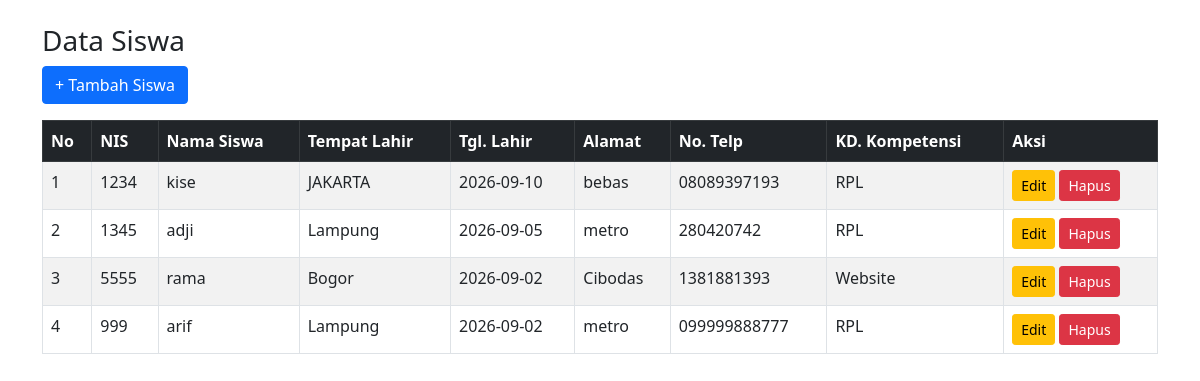
Screenshot of /siswa/index.php (signed in) with the database file from the repository.
### tables this page shows
CREATE TABLE `siswa` (
  `nis` varchar(20) NOT NULL,
  `nama_siswa` varchar(100) NOT NULL,
  `tempat_lahir` varchar(50) NOT NULL,
  `tgl_lahir` date NOT NULL,
  `alamat` text NOT NULL,
  `no_telepon` varchar(15) NOT NULL,
  `kd_kompetensi` varchar(10) NOT NULL
);

### siswa/index.php (the view, shortened to what this page needs)
<?php
include "../config/koneksi.php";
?>
<!DOCTYPE html>
<html>
<head>
    <link rel="stylesheet" href="../assets/bootstrap/css/bootstrap.min.css">
</head>
<body>
    <div class="container mt-4">
        <h3>Data Siswa</h3>
        <a href="tambah.php" class="btn btn-primary mb-3">
            + Tambah Siswa
        </a>
        <table class="table table-bordered table-striped">
            <thead class="table-dark">
                <tr>
                    <th>No</th>
                    <th>NIS</th>
                    <th>Nama Siswa</th>
                    <th>Tempat Lahir</th>
                    <th>Tgl. Lahir</th>
                    <th>Alamat</th>
                    <th>No. Telp</th>
                    <th>KD. Kompetensi</th>
                    <th>Aksi</th>
                </tr>
            </thead>
            <tbody>
                <?php
                $no = 1;
                $query = mysqli_query($conn, "SELECT * FROM siswa");
                while ($row = mysqli_fetch_assoc($query)) {
                ?>
                    <tr>
                        <td><?= $no++ ?></td>
                        <td><?= $row['nis'] ?></td>
                        <td><?= $row['nama_siswa'] ?></td>
                        <td><?= $row['tempat_lahir'] ?></td>
                        <td><?= $row['tgl_lahir'] ?></td>
                        <td><?= $row['alamat'] ?></td>
                        <td><?= $row['no_telepon'] ?></td>
                        <td><?= $row['kd_kompetensi'] ?></td>
                        <td>
                            <a href="edit.php?id=<?= $row['nis'] ?>"
                                class="btn btn-warning btn-sm">
                                Edit
                            </a>
                            <a href="hapus.php?id=<?= $row['nis'] ?>"
                                onclick="return confirm('Yakin ingin menghapus data siswa ini?')"
                                class="btn btn-danger btn-sm">
                                Hapus
                            </a>
                        </td>
                    </tr>
                <?php
                }
                ?>
            </tbody>
        </table>
    </div>
</body>
</html>

### rows the page displays
siswa: nis "1234", nama_siswa "kise", tempat_lahir "JAKARTA", tgl_lahir "2026-09-10", alamat "bebas", no_telepon "08089397193", kd_kompetensi "RPL"
siswa: nis "1345", nama_siswa "adji", tempat_lahir "Lampung", tgl_lahir "2026-09-05", alamat "metro", no_telepon "280420742", kd_kompetensi "RPL"
siswa: nis "5555", nama_siswa "rama", tempat_lahir "Bogor", tgl_lahir "2026-09-02", alamat "Cibodas", no_telepon "1381881393", kd_kompetensi "Website"
siswa: nis "999", nama_siswa "arif", tempat_lahir "Lampung", tgl_lahir "2026-09-02", alamat "metro", no_telepon "099999888777", kd_kompetensi "RPL"
